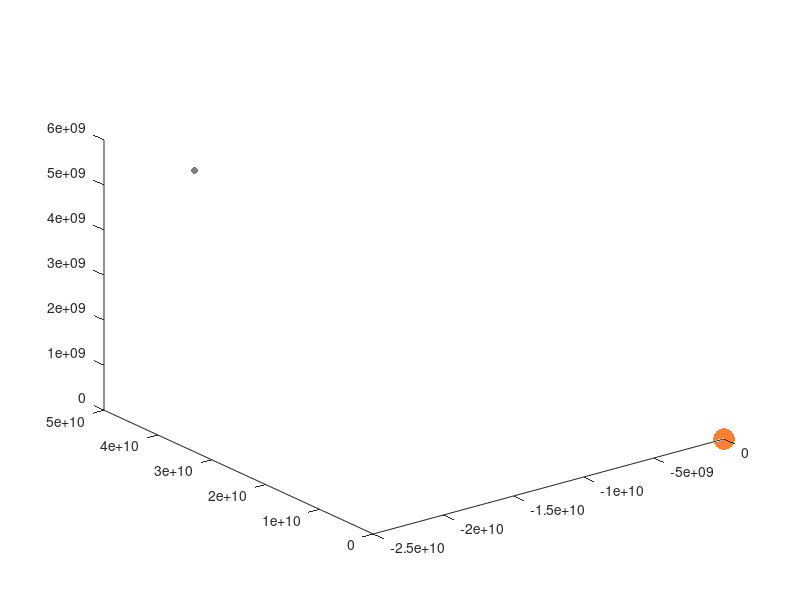

This figure's MATLAB source: (Note: this script raises an error after producing the figure.)
%% Mass (Kg)
global mSun G
G = 6.673*10^(-11); % Gravitational constant [NM^2 / kg^2]
mSun = 1.989*10^30; % sun
mMe = 0.33*10^24; % mercury
mV = 4.87*10^24; % venus
mE = 5.97*10^24; % earth
mMa = 0.642*10^24; % mars
mJ = 1898*10^24; % jupiter
mS = 568*10^24; % saturn
mU = 86.8*10^24; % uranus
mN = 102*10^24; % neptune
mP = 0.0146*10^24; % pluto
mMoon = 0.073*10^(24); % moon

%% Initial veloctiy and positions
%1 au= 149597870.700 km;
% v = au/day
% r = au
% positions and velocities relative to sun on January 1st 2017 at 00:00

r_Me = [-1.433719457930228E-01,2.837093715285307E-01,3.633570612044031E-02] * 149597870700; % [m]
v_Me = [-3.076848842366683E-02,-1.162353364156454E-02,1.872970822663991E-03] * 149597870700/(24*60*60);
r_V = [4.673243997906552E-01  5.508231287051383E-01 -1.941467305848078E-02] * 149597870700;
v_V = [-1.548526759260772E-02  1.299852601837024E-02  1.071832461568199E-03] * 149597870700/(24*60*60);
r_E = [-1.796136519182077E-01  9.667949205028737E-01 -3.668730384613077E-05] * 149597870700;
v_E = [-1.720038360546182E-02 -3.211186215649903E-03  7.927770738232715E-07] * 149597870700/(24*60*60);
r_Ma = [1.354702870090992,3.868749030255172E-01,-2.514009726245983E-02] * 149597870700;
v_Ma = [-3.307029671743305E-03,1.465320120239402E-02,3.882285860373254E-04] * 149597870700/(24*60*60);
r_J = [-5.359733624674655E+00 -1.012671050217713E+00  1.241359522035637E-01] * 149597870700;
v_J = [1.311702886873301E-03 -7.065278150493061E-03 -1.624163739653627E-09] * 149597870700/(24*60*60);
r_S = [-1.868495879646128E+00 -9.869704547613226E+00  2.459234992440213E-01] * 149597870700;
v_S = [5.177713288560582E-03 -1.060858809497183E-03 -1.875445592488674E-04] * 149597870700/(24*60*60);

%Closer few with first 6 planets

% r_U = [1.833923817235877E+01  7.826215795254697E+00 -2.083948308557899E-01] * 149597870700; 
% v_U = [-1.570450355284046E-03  3.427252440667500E-03  3.293836734274746E-05] * 149597870700/(24*60*60);
% r_N = [2.833608216016369E+01 -9.693418553032648E+00 -4.534188026706456E-01] * 149597870700;
% v_N = [9.977607029958199E-04  2.982455307744095E-03 -8.470282162570256E-05] * 149597870700/(24*60*60);
% r_P = [9.660084390442071E+00 -3.180258639627286E+01  6.075583526886171E-01] * 149597870700;
% v_P = [3.071275736267501E-03  2.467054753549366E-04 -9.274775434368603E-04] * 149597870700/(24*60*60);
%r_Moon = [-1.778781359470345E-01  9.648400196437807E-01  5.354292725033137E-05] * 149597870700;
%v_Moon = [-1.678078369242432E-02 -2.810934308980432E-03 -4.769788550263151E-05] * 149597870700/(24*60*60);

%% Plotting planets and animated lines
i = 1; %day counter
col={[0.5 0.5 0.5],'g','b','r','r','g','b','b','c'}; % colors
sz=log([485 1200 1200 679 14298 12054 5112 4950 237]./0.0001); % sizes
figure(1)
Sun = plot3(0,0,0,'.','color',[1 0.5 0.2],'markersize',3*sz(1));
hold on
Me = plot3(r_Me(1),r_Me(2),r_Me(3),'.','color',col{1},'markersize',sz(1));
MeL = animatedline(r_Me(1),r_Me(2),r_Me(3),'color',col{1});
V = plot3(r_V(1),r_V(2),r_V(3),'.','color',col{2},'markersize',sz(2));
VL = animatedline(r_V(1),r_V(2),r_V(3),'color',col{2});
E = plot3(r_E(1),r_E(2),r_E(3),'.','color',col{3},'markersize',sz(3));
EL = animatedline(r_E(1),r_E(2),r_E(3),'color',col{3});
Ma = plot3(r_Ma(1),r_Ma(2),r_Ma(3),'.','color',col{4},'markersize',sz(4));
MaL = animatedline(r_Ma(1),r_Ma(2),r_Ma(3),'color',col{4});
J = plot3(r_J(1),r_J(2),r_J(3),'.','color',col{5},'markersize',sz(5));
JL = animatedline(r_J(1),r_J(2),r_J(3),'color',col{5});
S = plot3(r_S(1),r_S(2),r_S(3),'.','color',col{6},'markersize',sz(6));
SL = animatedline(r_S(1),r_S(2),r_S(3),'color',col{6});

% U = plot3(r_U(1),r_U(2),r_U(3),'.','color',col{7},'markersize',sz(7));
% UL = animatedline(r_Me(1),r_Me(2),r_Me(3));
% N = plot3(r_N(1),r_N(2),r_N(3),'.','color',col{8},'markersize',sz(8));
% NL = animatedline(r_Me(1),r_Me(2),r_Me(3));
% P = plot3(r_P(1),r_P(2),r_P(3),'.','color',col{9},'markersize',sz(9));
% PL = animatedline(r_Me(1),r_Me(2),r_Me(3));
%Moon = plot3(r_Moon(1),r_Moon(2),r_Moon(3),'.','color','black','markersize',sz(9)/2);

hold off
axis manual
axis([-100e10,100e10,-100e10,100e10,-100e10,100e10])
while i <= 365*100 % looping through 100 years, updated position and velocity data each day
    [r_Me,v_Me] = traj(mMe,r_Me,v_Me);
    [r_V,v_V] = traj(mV,r_V,v_V);
    [r_E,v_E] = traj(mE,r_E,v_E);
    [r_Ma,v_Ma] = traj(mMa,r_Ma,v_Ma);
    [r_J,v_J] = traj(mJ,r_J,v_J);
    [r_S,v_S] = traj(mS,r_S,v_S);
    %[r_U,v_U] = traj(mV,r_U,v_U);
    %[r_N,v_N] = traj(mV,r_N,v_N);
    %[r_P,v_P] = traj(mV,r_P,v_P);

    % updating plot
    Me.XData = r_Me(1);
    Me.YData = r_Me(2);
    Me.ZData = r_Me(3);
    addpoints(MeL,r_Me(1),r_Me(2),r_Me(3));
    V.XData = r_V(1);
    V.YData = r_V(2);
    V.ZData = r_V(3);
    addpoints(VL,r_V(1),r_V(2),r_V(3));
    E.XData = r_E(1);
    E.YData = r_E(2);
    E.ZData = r_E(3);
    addpoints(EL,r_E(1),r_E(2),r_E(3));
    Ma.XData = r_Ma(1);
    Ma.YData = r_Ma(2);
    Ma.ZData = r_Ma(3);
    addpoints(MaL,r_Ma(1),r_Ma(2),r_Ma(3));
    J.XData = r_J(1);
    J.YData = r_J(2);
    J.ZData = r_J(3);
    addpoints(JL,r_J(1),r_J(2),r_J(3));
    S.XData = r_S(1);
    S.YData = r_S(2);
    S.ZData = r_S(3);
    addpoints(SL,r_S(1),r_S(2),r_S(3));
%   U.XData = r_U(1);
%   U.YData = r_U(2);
%   U.ZData = r_U(3);
%   addpoints(UL,r_U(1),r_U(2),r_U(3));
%   N.XData = r_N(1);
%   N.YData = r_N(2);
%   N.ZData = r_N(3);
%   addpoints(NL,r_N(1),r_N(2),r_N(3));
%   P.XData = r_P(1);
%   P.YData = r_P(2);
%   P.ZData = r_P(3);
%   addpoints(PL,r_P(1),r_P(2),r_P(3));
    drawnow
    i = i+1;
end

